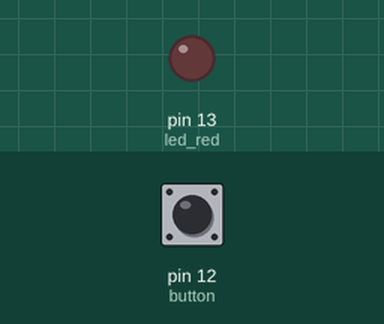
This sketch was run on a simulated Arduino Uno, built with avr-gcc and run on an emulated ATmega328P. Shown: output pins drawn as LEDs (lit = HIGH). Inputs (shaded band) come from the test bench; at power-on: pin 12 (button) LOW. What the sketch prints to the serial monitor is not drawn.

Above: at 0.8 s.
0.9 s: pin 12 (button) pulled HIGH for 0.15 s
At 1.7 s:
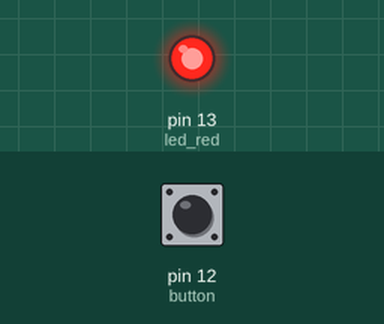
Timing chart, 0 to 7.4 s (numbered marks = the images above; inputs shaded):
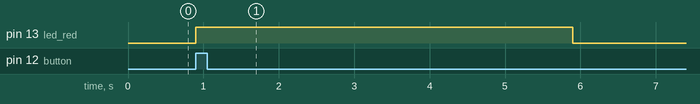

The sketch:

SC08A_Arduino_without_position_reporting.ino
```cpp
const char tx = 1;  //assign tx with pin 1 (transmit)
const char led_red = 13;  // assign led_red with pin 13
const char button = 12; //assign button with pin 12

//Setup
void setup()
{
  Serial.begin(9600);  //initialize serial communication for UART with baudrate 9.6kbps
  pinMode(button,INPUT); // set button (or pin 12) as input
  pinMode(tx, OUTPUT);  //set tx (or pin 1) as output
  pinMode(led_red, OUTPUT); // set led_red (or pin 12) as output

  on_off_motor(0,1);  //activate all servo motor channels on SC08A

  while(digitalRead(button));  //waiting button to be pressed
  while(!digitalRead(button));  //waiting button to be released
}

//Main loop
void loop()
{
  for(int count = 0; count<8; count++)  //set 1st position, speed for all servo motor channels (servo motors), assignable speed value (0-100)
  {
    set_ch_pos_spd(count+1, 7300, 50);  //set position = 7300, speed = 50
  }
  digitalWrite(led_red, HIGH);  //led is on (indication)
  delay(5000);  //delay for a while *(delay have to set longer for lower, because the servo motor require more time to reach its position)

  for(int count = 0; count<8; count++)  //set 2nd position, speed for all servo motor channels (servo motors), assignable speed value (0-100)
  {
    set_ch_pos_spd(count+1, 400, 50);  //set position = 4000, speed = 50
  }
  digitalWrite(led_red, LOW);  //led is off (indication)
  delay(5000); //delay for a while *(delay have to set longer for lower, because the servo motor require more time to reach its position)
}

void on_off_motor(unsigned char channel, unsigned char on)
{
 /*****Activate servo channel command*****
 - 2 bytes involved
 - 1st byte: Mode + Servo motor channel
   eg:
       Ob 1 1 0 x x x x x;
         |Mode |Servo channel
 -the 3 MSB bits (110) is mode to activate servo channels
 -the last xxxxx can be assigned with value 0-16, where
  0 ---> activate all channels
  1 ---> activate channel 1
  2 ---> activate channel 2
  ....
  ....
  16 ---> activate channel 16
 - 2nd byte: On/off
   eg:
       0b 0 0 0 0 0 0 0 x
   x = 1 --> on selected and activated channel/channels
   x = 0 --> off selected or activated channel/channels
 ****************************************/

   unsigned char first_byte = 0;
   first_byte = 0b11000000 | channel; //make up 1st byte
   Serial.write(first_byte); //send 1st byte
   Serial.write(on); //send 2nd byte
}

void set_ch_pos_spd(unsigned char channel, unsigned int position, unsigned char velocity)
{
 /*****Position and Speed Command*****
 - 4 bytes involved
 - 1st byte: Mode + Servo motor channel
   eg:
     0b 1 1 1 x x x x x
        Mode |Servo channel
 - 3 MSBs (111) is mode for position and speed command
 - the last xxxxx can be assigned with value 1-16, where
   1 ---> select channel 1
   2 ---> select channel 2
   ....
   ....
   16 ---> select channel 16
 - 2nd byte: Position (High byte) higher 7-bit
   eg:
     0b 0 x x x x x x x
 - the last xxxxxxx can be assigned with value 0 - 127
 - 3nd byte: Position (Low byte) lower 6-bit
   eg:
     0b 0 0 x x x x x x
 - the last xxxxxx can be assigned with value 0 - 63
   **2nd byte and 3byte is the position value when combined together into 13 bits position
 - 4th byte: Speed (0-100)
   eg:
     0b 0 x x x x x x x
 - the last xxxxxx can be assigned with value 0 - 100
 ************************************/
   unsigned char first_byte = 0;
   unsigned char high_byte = 0;
   unsigned char low_byte = 0;
   first_byte = 0b11100000 | channel; //make up the 1st byte
   high_byte = (position >> 6) & 0b01111111; //obtain the high byte of 13 bits position value
   low_byte = position & 0b00111111; //obtain the low byte of 13 bits position value
   Serial.write(first_byte); //send the 1st byte
   Serial.write(high_byte); //send the 2nd byte
   Serial.write(low_byte); //send the 3rd byte
   Serial.write(velocity); // send the 4th byte
}

void initial_position(unsigned char channel, unsigned int position) //optional, if used, the RX pin of Arduino Mainboard should be connected to TX pin of SC08A
{
/*****Servo starting position Command*****\
- 3 bytes involved
- 1st byte: Mode + Servo motor channel
  eg:
    0b 1 0 0 x x x x x
       Mode |Servo channel
- 3 MSBs (111) is mode for position and speed command
- the last xxxxx can be assigned with value 1-16, where
   1 ---> select channel 1
   2 ---> select channel 2
   ....
   ....
   16 ---> select channel 16
- 2nd byte: Position (High byte) higher 7-bit
  eg:
    0b 0 x x x x x x x
- the last xxxxxxx can be assigned with value 0 - 127
- 3nd byte: Position (Low byte) lower 6-bit
  eg:
    0b 0 0 x x x x x x
- the last xxxxxx can be assigned with value 0 - 63
**2nd byte and 3byte is the position value when combined together into 13 bits
*****************************************/
  unsigned char first_byte = 0;
  unsigned char high_byte = 0;
  unsigned char low_byte = 0;
  first_byte = 0b10000000 | channel; //make up the 1st byte
  high_byte = (position >> 6) & 0b01111111; //make up the high byte
  low_byte = position & 0b00111111; //make up the low byte
  Serial.write(first_byte); //send the 1st byte
  Serial.write(high_byte); //send the 2nd byte
  Serial.write(low_byte); //send the 3rd byte
  delay(100); //short delay for sending the data
  while(!Serial.available()); //wait untill data received
  while(Serial.read() != 0x04); //wait untill value 0x40 is received for indication
}
```

Measured:
- after the input at 0.9 s, pin 13 (led_red): LOW → HIGH at once, → LOW 5.0 s later
